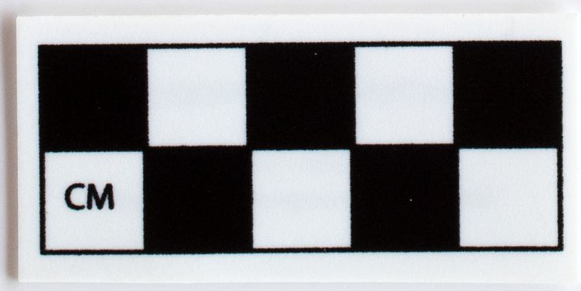
#> input picture src/ascota_core/templates/checker_cm.png, 581 x 291 px
$ python -i utils.py   (imports and definitions only)
#> lines starting #> are read from the running program, lines starting #| are printed output that depends on the picture; after the words box and inside, x2 and y2 are one past the last pixel; in counts of white or black regions, pixels touching at a corner belong together
#> further down, picture is the input picture: shape (291, 581, 3); mean B, G, R 147.3, 145, 144.3
"""
Utility functions for image processing and color card detection.
"""

import cv2
import numpy as np
from pathlib import Path
from PIL import Image
from typing import Union, Tuple, List, Optional
import io


# [184 lines left out: functions load_image_any, resize_max, polygon_to_mask, non_max_suppression_polys, cv2_to_pil, pil_to_cv2 and 1 more, not called in this run]


def contour_rect_fallback(img_bgr: np.ndarray, tried_mask: Optional[np.ndarray] = None,
                         min_area: int = 4000) -> List[np.ndarray]:
    """Fallback rectangle detection using contour analysis and edge detection.

    Detects rectangular shapes using edge detection and contour approximation
    when other detection methods fail. Applies filtering based on area,
    convexity, and rectangularity to ensure quality detections.

    Args:
        img_bgr: Input OpenCV image in BGR format.
        tried_mask: Optional binary mask of previously attempted regions to exclude.
            Areas where mask > 0 will be filled with white to avoid re-detection.
        min_area: Minimum contour area in pixels for a valid rectangle detection.
            Defaults to 4000.

    Returns:
        List of detected rectangle polygons, each as numpy array with shape (4, 2)
        representing the four corner coordinates as (x, y) pairs.
    """
#> called with min_area = 4000
    img = img_bgr.copy()
    if tried_mask is not None:
        img[tried_mask>0] = 255
    gray = cv2.cvtColor(img, cv2.COLOR_BGR2GRAY)
    gray = cv2.GaussianBlur(gray, (5,5), 0)
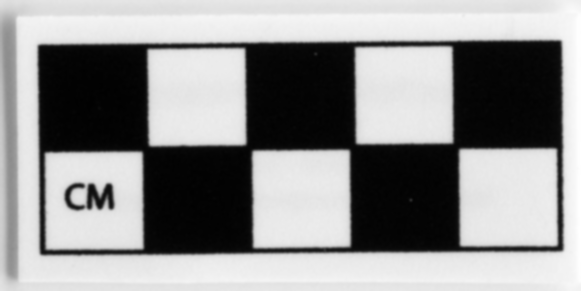
#> gray: shape (291, 581); min 1, max 255, mean 145.1
    edges = cv2.Canny(gray, 50, 150)
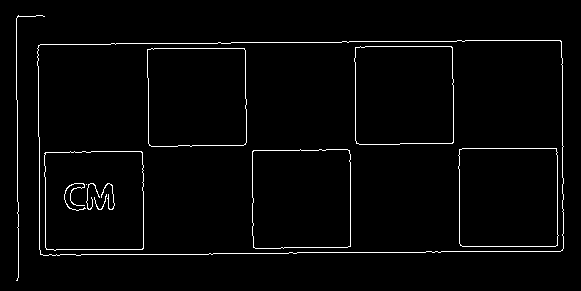
#> edges: shape (291, 581); 2.4% white in thin lines or dots, all inside (x1, y1, x2, y2) = (16, 15, 564, 281)
    edges = cv2.dilate(edges, np.ones((3,3), np.uint8), iterations=1)
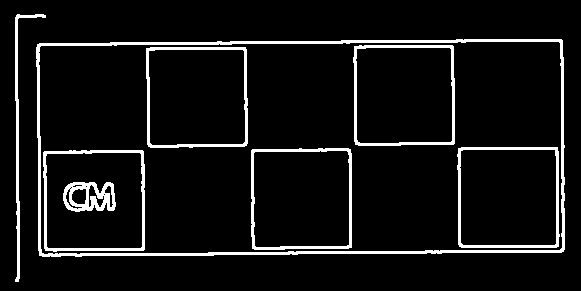
#> edges: shape (291, 581); 7.3% white; 8 white regions

    cnts, _ = cv2.findContours(edges, cv2.RETR_EXTERNAL, cv2.CHAIN_APPROX_SIMPLE)
#> cnts = 2 contours; box (x1, y1, x2, y2) and area: (36, 39, 565, 257) 111852, (15, 14, 46, 282) 611
    quads = []
    for c in cnts:
        area = cv2.contourArea(c)
        if area < min_area:
            continue
        eps = 0.02 * cv2.arcLength(c, True)
        approx = cv2.approxPolyDP(c, eps, True)
        if len(approx) == 4 and cv2.isContourConvex(approx):
            # rectangularity check
            rect_area = cv2.contourArea(approx)
            x,y,w,h = cv2.boundingRect(approx)
            if rect_area/(w*h) < 0.6:
                continue
            quads.append(approx.reshape(4,2).astype(np.float32))
#> this loop made 2 passes
#> (area, eps, approx, rect_area, x, y, w, h) on pass 1: (111851.5, 29.76, [[562, 40], [39, 43], [39, 255], [561, 252]], 110768.5, 39, 40, 524, 216)
#> area on pass 2: 611
#> after the loop, quads = [[[562, 40], [39, 43], [39, 255], [561, 252]]]
    return quads

>>> import cv2
>>> picture = cv2.imread('templates/checker_cm.png')
>>> result = contour_rect_fallback(picture)
#> result = [[[562, 40], [39, 43], [39, 255], [561, 252]]]

$ run again, on src/ascota_core/templates/colorchecker8.png
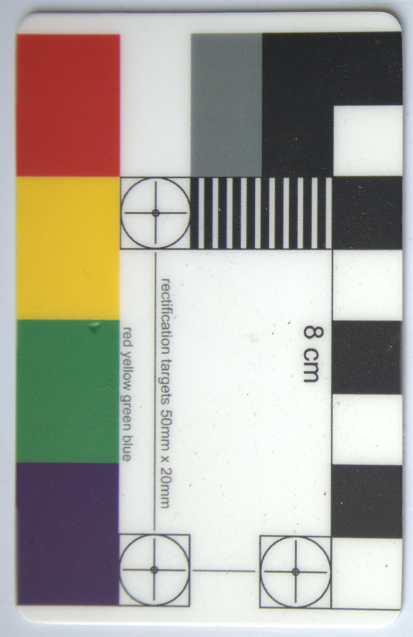
#> input picture src/ascota_core/templates/colorchecker8.png, 825 x 1273 px (shown at 1/2 size)
#> picture is the input picture: shape (1273, 825, 3); mean B, G, R 158.3, 167.6, 170.8
#> in contour_rect_fallback, `edges = cv2.Canny(gray, 50, 150)`:
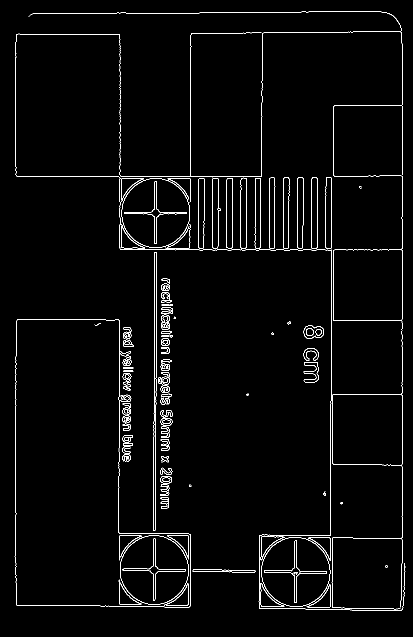
#> edges: shape (1273, 825) (shown at 1/2 size); 2.3% white in thin lines or dots, all inside (x1, y1, x2, y2) = (29, 23, 811, 1222)
#> in contour_rect_fallback, `edges = cv2.dilate(edges, np.ones((3,3), np.uint8), iterations=1)`:
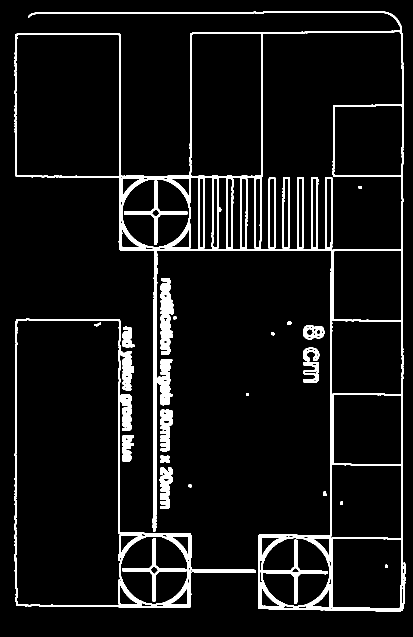
#> edges: shape (1273, 825) (shown at 1/2 size); 7% white; 27 white regions
#> cnts = 20 contours; largest, box (x1, y1, x2, y2) and area: (29, 22, 812, 1223) 394708, (28, 637, 383, 1216) 143508, (305, 503, 315, 1063) 3278, (321, 556, 347, 709) 2617, (315, 718, 345, 811) 1680
#> the loop in contour_rect_fallback, `for c in cnts:` made 20 passes
#> area on passes 1 to 8: 747, 46, 31.5, 1339, 205.5, 873, 1375.5, 24.5
#> after the loop in contour_rect_fallback, `for c in cnts:`: quads = []
